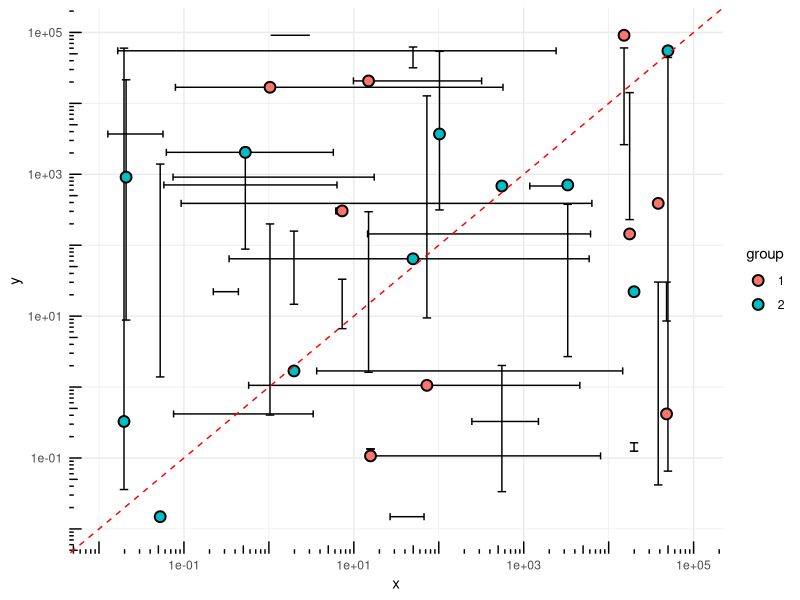

The R script that drew this image:
library(ggplot2)
library(scales)

# Sample data
set.seed(123)
df <- data.frame(
  x = 10^(runif(20, -2, 5)),
  y = 10^(runif(20, -2, 5)),
  xmin = 10^(runif(20, -2.1, 4.9)),
  xmax = 10^(runif(20, -1.9, 5.1)),
  ymin = 10^(runif(20, -2.1, 4.9)),
  ymax = 10^(runif(20, -1.9, 5.1)),
  group = factor(sample(1:2, 20, replace = TRUE))
)

# Plot
ggplot(df, aes(x = x, y = y)) +
  geom_errorbar(
    aes(ymin = ymin, ymax = ymax),
    orientation = "x",
    width = 0.1
  ) +
  geom_errorbar(
    aes(xmin = xmin, xmax = xmax),
    orientation = "y",
    width = 0.1
  ) +
  geom_point(
    aes(fill = group),
    shape = 21, size = 3, stroke = 1
  ) +
  scale_x_log10(limits = c(1e-2, 1e5)) +
  scale_y_log10(limits = c(1e-2, 1e5)) +
  annotation_logticks() +
  geom_abline(intercept = 0, slope = 1, linetype = "dashed", color = "red") +
  theme_minimal()
